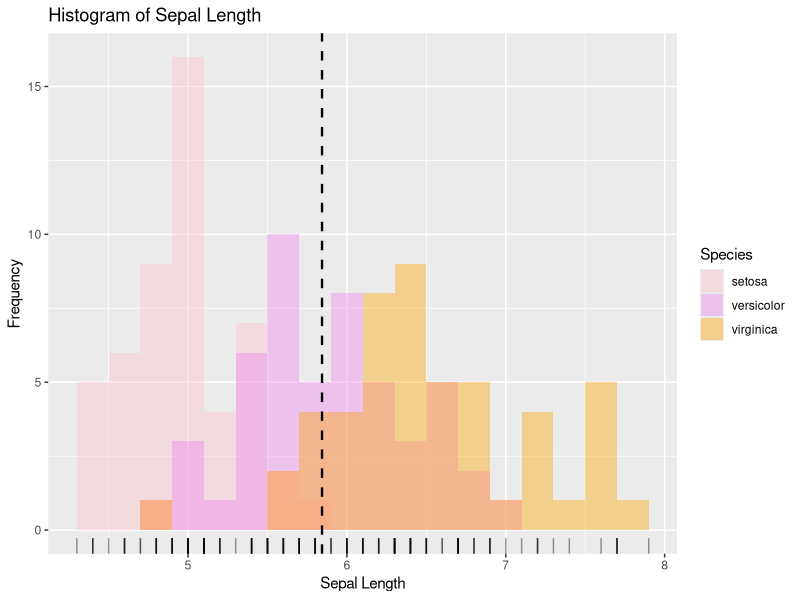
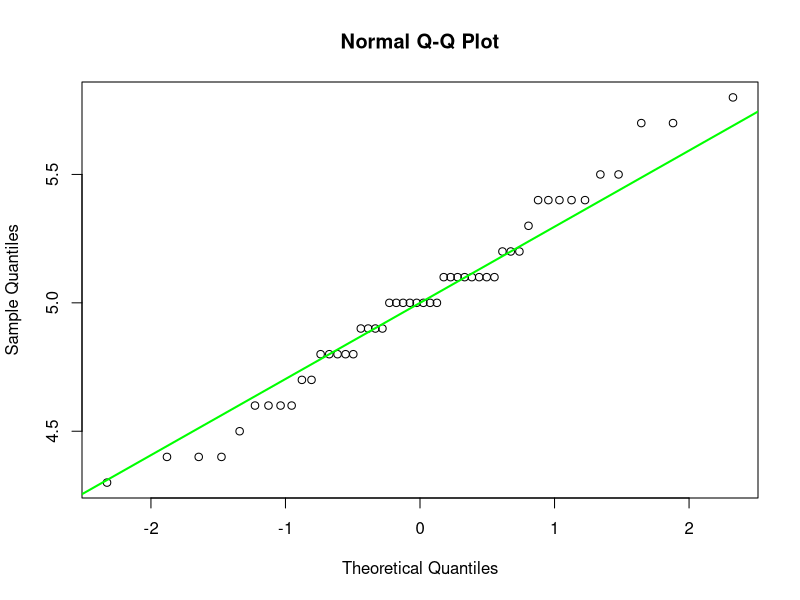
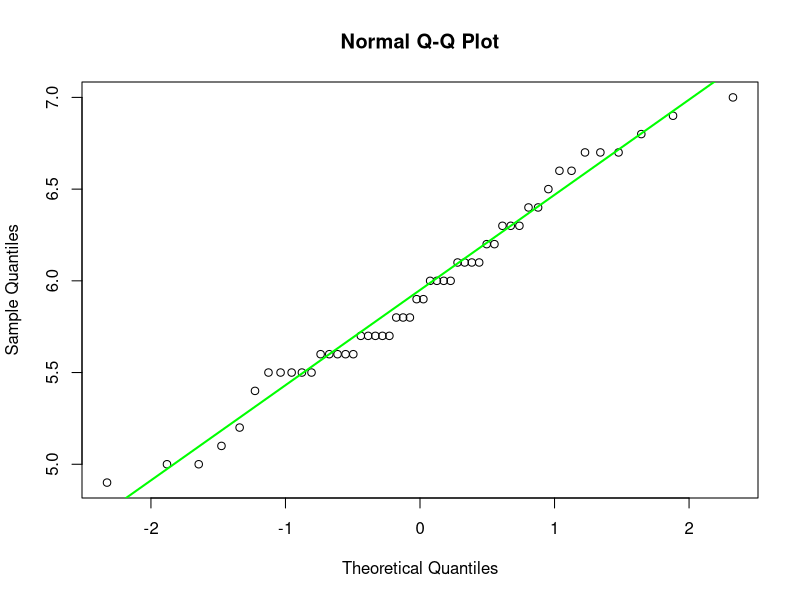
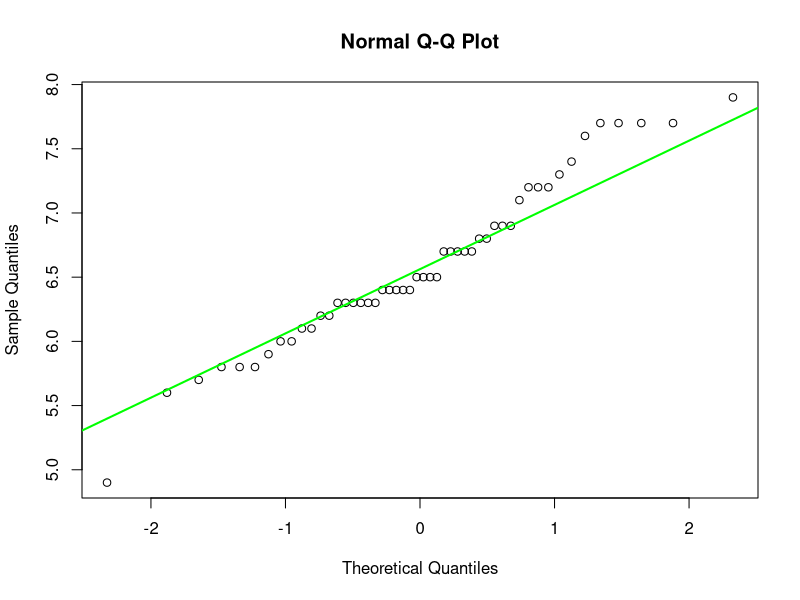

Recreate these plots in R, in order.
#Test T-Student

help(t.test)

# The assignment of the built-in "iris" dataset in the R language to the variable df, checking columns names, displaying the first few rows of the dataset 

df <- iris
colnames(df)
head(df)

library(ggplot2)


# Creating histogram of Sepal Length

ggplot(df, aes(x = Sepal.Length, fill = Species)) +
  geom_histogram(binwidth = 0.2, alpha = 0.4, position = "identity") +
  geom_vline(aes(xintercept = mean(Sepal.Length)), color = "black", linetype = 2, size = 0.8) +
  geom_rug(alpha = 0.4) +
  scale_fill_manual(values = c("pink", "violet", "orange")) +
  labs(title = "Histogram of Sepal Length", x = "Sepal Length", y = "Frequency")


# Creating vectors from species of iris

seto <- df$Sepal.Length[df$Species == "setosa"]
versi <- df$Sepal.Length[df$Species == "versicolor"]
virg <- df$Sepal.Length[df$Species == "virginica"]

# Combining vectors, creating a dataframe

df <- as.data.frame(cbind(seto,versi,virg))

# First method to check normal distribution - for setosa

qqnorm(seto, pch = 1, frame = T)
qqline(seto, col = "green", lwd = 2)

# Second method to check normal distribution - Shapiro Wilk Test - for setosa

shapiro.test(seto)

# Checking for versicolor

qqnorm(versi, pch = 1, frame = T)
qqline(versi, col = "green", lwd = 2)
shapiro.test(versi)

# Checking for virginica
qqnorm(virg, pch = 1, frame = T)
qqline(virg, col = "green", lwd = 2)
shapiro.test(virg)


#Conclusion: The assumption of normal distribution is met for all three groups


# Checking the equality of variances

var.test(virg, seto) #heterogeneous variance
var.test(versi, seto) #heterogeneous variance
var.test(virg, versi) #homogeneous variance

#H0: There is no difference between virginica and versicolor.
#H1: There is difference between virginica and versicolor. Two means are different.

#dependent values
t.test(df$virg, df$versi, alternative = "two.sided",
       var.equal = T, paired = F)

#Conclusion: Statistically significant difference - we reject the null hypothesis

#H0: There is no difference between virginica and setosa
#H1: There is difference between virginica and setosa. Two means are different.

#indepent values - heteroscedasticity virginica and setosa
t.test(df$virg, df$seto, alternative = "two.sided",
       var.equal = F, paired = F)


#Conclusion: Statistically significant difference - we reject the null hypothesis


#H0: There is no difference between versicolor and setosa
#H1: There is difference between versicolor and setosa. Two means are different.

#dependent values
t.test(df$versi ,df$seto, paired = T)

#Conclusion: Statistically significant difference - we reject the null hypothesis




